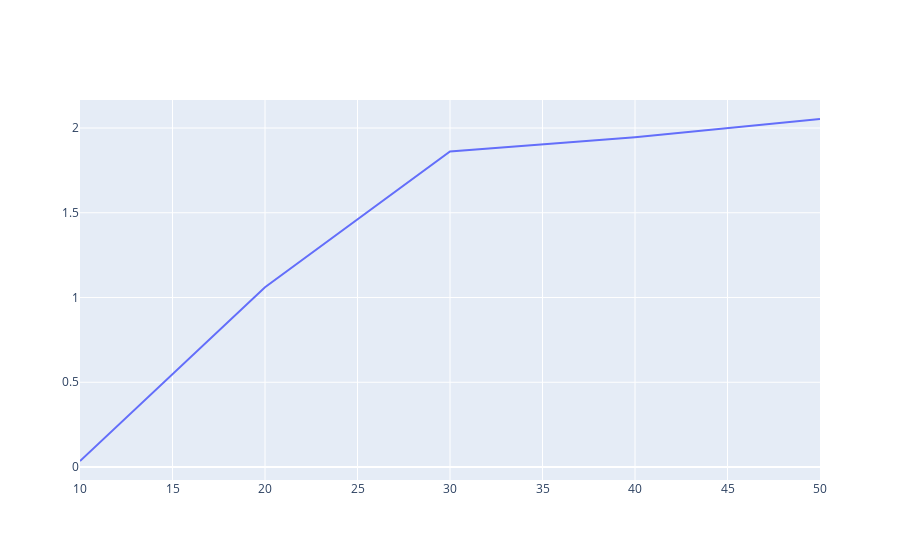

Notebook code for this chart:
### Code cell
R = [10, 20, 30, 40, 50]

trace0 = go.Scatter(
    x = R,
    y = errorsH1,
    mode = 'lines',
)


data = [trace0]

iplot(data)

### Figure 1 — Plotly figure (JSON) as saved in the notebook; plotly's stock layout.template omitted (floating-point values rounded to 4 significant figures)
{"data": [{"mode": "lines", "type": "scatter", "x": [10, 20, 30, 40, 50], "y": [0.03545, 1.06, 1.862, 1.946, 2.053]}], "layout": {}}
